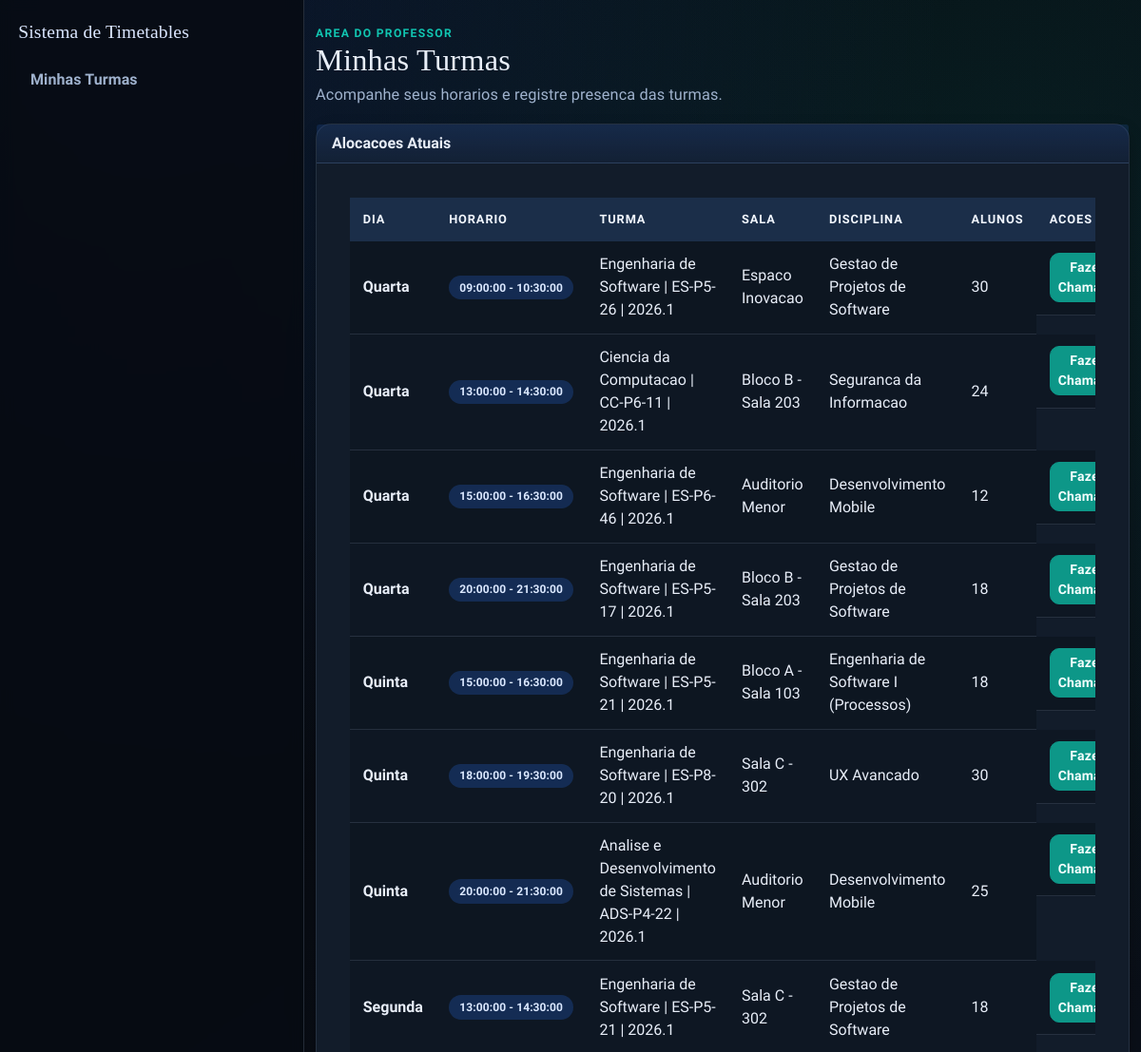
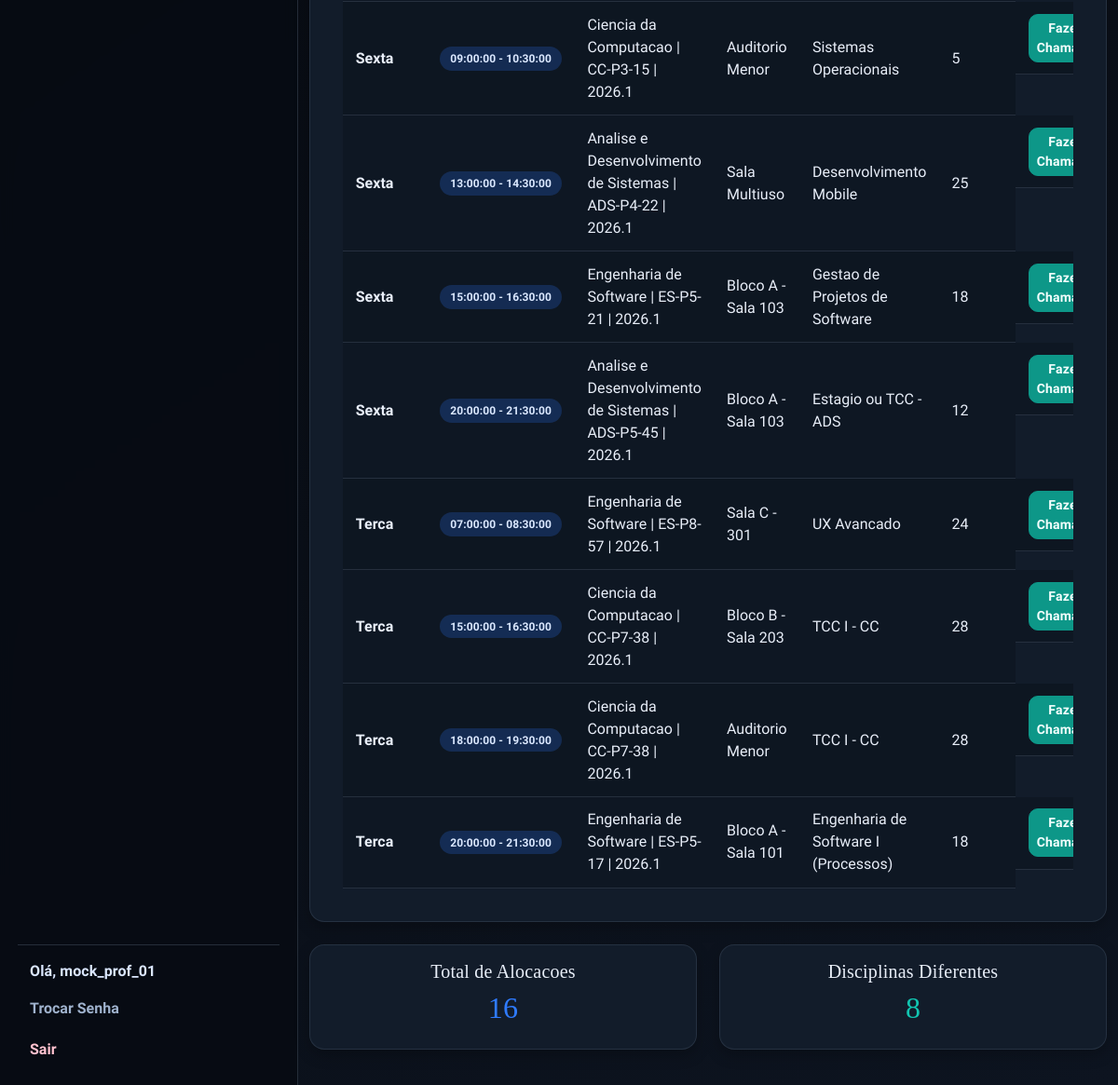
/professor (signed in), run on the app's committed database (2 pictures, top to bottom).
### app/models.py (models this page shows, shortened)
class User(UserMixin, db.Model):
    id = db.Column(db.Integer, primary_key=True)
    username = db.Column(db.String(64), unique=True, nullable=False)
    email = db.Column(db.String(120), unique=True, nullable=False)
    password_hash = db.Column(db.String(128))
    role = db.Column(db.String(20), default='professor')  # 'admin' or 'professor'
    disciplinas_aptas = db.relationship(
        "Disciplina",
        secondary=professor_disciplina,
        lazy="select",
        backref=db.backref("professores_aptos", lazy="select"),
    )
    def is_admin(self):
        return self.role == 'admin'

class Timetable(db.Model):
    id = db.Column(db.Integer, primary_key=True)
    dia = db.Column(db.String(20), nullable=False)  # e.g., 'Segunda', 'Terça'
    hora_inicio = db.Column(db.Time, nullable=False)
    hora_fim = db.Column(db.Time, nullable=False)
    sala_id = db.Column(db.Integer, db.ForeignKey('sala.id'), nullable=False)
    professor_id = db.Column(db.Integer, db.ForeignKey('user.id'), nullable=False)
    disciplina_id = db.Column(db.Integer, db.ForeignKey('disciplina.id'), nullable=False)
    turma_id = db.Column(db.Integer, db.ForeignKey("turma.id"), nullable=False)
    sala = db.relationship('Sala', backref='timetables')
    professor = db.relationship('User', backref='timetables')
    disciplina = db.relationship('Disciplina', backref='timetables')
    turma = db.relationship('Turma', backref='timetables')
    __table_args__ = (
        db.UniqueConstraint('dia', 'hora_inicio', 'hora_fim', 'sala_id', name='unique_dia_horario_sala'),
        db.UniqueConstraint('dia', 'hora_inicio', 'hora_fim', 'professor_id', name='unique_dia_horario_professor'),
        db.UniqueConstraint('dia', 'hora_inicio', 'hora_fim', 'turma_id', name='unique_dia_horario_turma'),
    )

class Curso(db.Model):
    id = db.Column(db.Integer, primary_key=True)
    nome = db.Column(db.String(120), nullable=False, unique=True)
    codigo = db.Column(db.String(20), nullable=False, unique=True)
    quantidade_periodos = db.Column(db.Integer, nullable=False, default=8)
    ativo = db.Column(db.Boolean, nullable=False, default=True)

class Turma(db.Model):
    id = db.Column(db.Integer, primary_key=True)
    curso_id = db.Column(db.Integer, db.ForeignKey("curso.id"), nullable=False)
    codigo = db.Column(db.String(30), nullable=False)
    semestre_letivo = db.Column(db.String(20), nullable=False)
    periodo = db.Column(db.Integer, nullable=False)
    quantidade_alunos = db.Column(db.Integer, nullable=True)
    ativa = db.Column(db.Boolean, nullable=False, default=True)
    curso = db.relationship("Curso", backref=db.backref("turmas", lazy="select"))
    __table_args__ = (
        db.UniqueConstraint("curso_id", "codigo", "semestre_letivo", name="unique_turma_codigo_semestre"),
    )

class Sala(db.Model):
    id = db.Column(db.Integer, primary_key=True)
    nome = db.Column(db.String(100), nullable=False)
    capacidade = db.Column(db.Integer, nullable=False)

class Disciplina(db.Model):
    id = db.Column(db.Integer, primary_key=True)
    nome = db.Column(db.String(100), nullable=False)
    codigo = db.Column(db.String(20), unique=True, nullable=False)

### app/routes/professor.py (the view)
@bp.route("/professor")
@login_required
@professor_required
def professor_dashboard():
    timetables = (
        Timetable.query.options(
            joinedload(Timetable.sala),
            joinedload(Timetable.disciplina),
            joinedload(Timetable.turma).joinedload(Turma.curso),
            joinedload(Timetable.turma).joinedload(Turma.matriculas).joinedload(Matricula.aluno),
        )
        .filter(Timetable.professor_id == current_user.id)
        .order_by(Timetable.dia.asc(), Timetable.hora_inicio.asc())
        .all()
    )
    return render_template("professor_dashboard.html", timetables=timetables)

### app/models.py (called while the page is built)
@login_manager.user_loader
def load_user(user_id):
    return db.session.get(User, int(user_id))

### app/routes/helpers.py (called while the page is built)
def professor_required_redirect():
    if getattr(current_user, "is_authenticated", False) and current_user.role == "professor":
        return None
    flash("Acesso restrito aos professores.", "danger")
    return redirect(url_for("main.index"))

def professor_required(view_func):
    @wraps(view_func)
    def wrapper(*args, **kwargs):
        guard = professor_required_redirect()
        if guard:
            return guard
        return view_func(*args, **kwargs)
    return wrapper

### templates/professor_dashboard.html (shortened to what this page needs)
{% extends "base.html" %}
{% block content %}
<section class="stagger-in">
  <div class="page-head">
    <div>
      <p class="eyebrow">Area do Professor</p>
      <h1>Minhas Turmas</h1>
      <p class="page-lead">Acompanhe seus horarios e registre presenca das turmas.</p>
    </div>
  </div>
  <div class="card">
    <div class="card-header">Alocacoes Atuais</div>
    <div class="card-body">
      {% if timetables %}
      <div class="table-shell">
        <div class="table-responsive">
          <table class="table table-hover">
            <thead>
              <tr>
                <th>Dia</th>
                <th>Horario</th>
                <th>Turma</th>
                <th>Sala</th>
                <th>Disciplina</th>
                <th>Alunos</th>
                <th>Acoes</th>
              </tr>
            </thead>
            <tbody>
              {% for t in timetables %}
              <tr>
                <td><strong>{{ t.dia }}</strong></td>
                <td><span class="badge bg-primary">{{ t.hora_inicio }} - {{ t.hora_fim }}</span></td>
                <td>
                  {% if t.turma %}
                  {{ t.turma.curso.nome if t.turma.curso else 'Curso' }} | {{ t.turma.codigo }} | {{ t.turma.semestre_letivo }}
                  {% else %}
                  <span class="text-muted">Sem turma</span>
                  {% endif %}
                </td>
                <td>{{ t.sala.nome if t.sala else 'Sala removida' }}</td>
                <td>{{ t.disciplina.nome if t.disciplina else 'Disciplina removida' }}</td>
                <td>{{ t.turma.matriculas|length if t.turma else 0 }}</td>
                <td class="actions-cell">
                  <a href="{{ url_for('main.professor_attendance', timetable_id=t.id) }}" class="btn btn-sm btn-success">
                    Fazer Chamada
                  </a>
                </td>
              </tr>
              {% endfor %}
            </tbody>
          </table>
        </div>
      </div>
      {% else %}
      <div class="empty-state">
        <h5>Nenhum horario alocado</h5>
        <p>Voce ainda nao possui turmas atribuidas. Fale com o administrador.</p>
      </div>
      {% endif %}
    </div>
  </div>
  {% if timetables %}
  <div class="row mt-4">
    <div class="col-md-6">
      <div class="card">
        <div class="card-body text-center">
          <h5 class="card-title">Total de Alocacoes</h5>
          <h2 class="text-primary">{{ timetables|length }}</h2>
        </div>
      </div>
    </div>
    <div class="col-md-6">
      <div class="card">
        <div class="card-body text-center">
          <h5 class="card-title">Disciplinas Diferentes</h5>
          <h2 class="text-success">{{ timetables|map(attribute='disciplina')|select|unique|list|length }}</h2>
        </div>
      </div>
    </div>
  </div>
  {% endif %}
</section>
{% endblock %}

### templates/base.html (shortened to what this page needs)
<!doctype html>
<html lang="pt-br">
  <head>
    <link
      href="https://cdn.jsdelivr.net/npm/bootstrap@5.1.3/dist/css/bootstrap.min.css"
      rel="stylesheet"
    />
    <link rel="stylesheet" href="{{ url_for('static', filename='css/styles.css') }}" />
  </head>
  <body>
    {% if current_user.is_authenticated %}
    <div class="app-shell">
      <aside class="app-sidebar">
        <a class="app-brand" href="{{ url_for('main.index') }}">Sistema de Timetables</a>
        <nav class="sidebar-nav">
          <ul class="nav flex-column gap-1">
            {% if current_user.is_admin() %}
            <li class="nav-item">
              <a class="sidebar-link" href="{{ url_for('main.admin_dashboard') }}">Dashboard</a>
            </li>
            <li class="nav-item">
              <a class="sidebar-link" href="{{ url_for('main.admin_insights') }}">Insights</a>
            </li>
            <li class="nav-item">
              <a class="sidebar-link" href="{{ url_for('main.salas') }}">Salas</a>
            </li>
            <li class="nav-item">
              <a class="sidebar-link" href="{{ url_for('main.cursos') }}">Cursos</a>
            </li>
            <li class="nav-item">
              <a class="sidebar-link" href="{{ url_for('main.grades') }}">Grades</a>
            </li>
            <li class="nav-item">
              <a class="sidebar-link" href="{{ url_for('main.horarios') }}">Hor&aacute;rios</a>
            </li>
            <li class="nav-item">
              <a class="sidebar-link" href="{{ url_for('main.turmas') }}">Turmas</a>
            </li>
            <li class="nav-item">
              <a class="sidebar-link" href="{{ url_for('main.disciplinas') }}">Disciplinas</a>
            </li>
            <li class="nav-item">
              <a class="sidebar-link" href="{{ url_for('main.professores') }}">Professores</a>
            </li>
            <li class="nav-item">
              <a class="sidebar-link" href="{{ url_for('main.alunos') }}">Alunos</a>
            </li>
            <li class="nav-item">
              <a class="sidebar-link" href="{{ url_for('main.matriculas') }}">Aloca&ccedil;&atilde;o de Alunos</a>
            </li>
            <li class="nav-item">
              <a class="sidebar-link" href="{{ url_for('main.new_timetable') }}">Nova Aloca&ccedil;&atilde;o</a>
            </li>
            {% else %}
            <li class="nav-item">
              <a class="sidebar-link" href="{{ url_for('main.professor_dashboard') }}">Minhas Turmas</a>
            </li>
            {% endif %}
          </ul>
        </nav>
        <div class="sidebar-user">
          <span class="sidebar-greeting">Ol&aacute;, {{ current_user.username }}</span>
          <a class="sidebar-link" href="{{ url_for('main.change_password') }}">Trocar Senha</a>
          <a class="sidebar-link sidebar-link-logout" href="{{ url_for('main.logout') }}">Sair</a>
        </div>
      </aside>
      <main class="app-content">
        <div class="container app-main">
    {% endif %}
      {% block content %}{% endblock %}
    {% if current_user.is_authenticated %}
        </div>
      </main>
    </div>
    {% else %}
    </main>
    {% endif %}
  </body>
</html>

### static/css/styles.css (style rules this page uses)
:root { --bg-1: #05070b; --bg-2: #0d1420; --surface: #121c2a; --surface-soft: #192636; --ink-1: #e8eef8; --ink-2: #9fb2cd; --line: #273954; --brand: #2f7bff; --brand-strong: #1f5fd0; --accent: #11c5b1; --accent-strong: #0d9788; --ok: #22c55e; --danger: #f25f7a; --warning: #f4b642; --radius-lg: 16px; --radius-md: 10px; --shadow-soft: 0 10px 26px rgba(0, 0, 0, 0.3); --shadow-subtle: 0 6px 16px rgba(0, 0, 0, 0.24); }
* { box-sizing: border-box; }
body { margin: 0; min-height: 100vh; font-family: "Source Sans 3", "Trebuchet MS", sans-serif; color: var(--ink-1); background: radial-gradient(circle at 12% 0%, rgba(47, 123, 255, 0.14), transparent 34%), radial-gradient(circle at 88% 10%, rgba(17, 197, 177, 0.1), transparent 36%), linear-gradient(145deg, var(--bg-1) 0%, var(--bg-2) 100%); }
body::before { content: ""; position: fixed; inset: 0; pointer-events: none; background-image: linear-gradient(rgba(255, 255, 255, 0.02) 1px, transparent 1px), linear-gradient(90deg, rgba(255, 255, 255, 0.02) 1px, transparent 1px); background-size: 42px 42px; opacity: 0.36; z-index: -1; }
h1, h2, h3, h4, h5, h6, .app-brand { font-family: "Bree Serif", Georgia, serif; letter-spacing: 0.2px; }
h1 { margin: 0; font-size: clamp(1.8rem, 2.7vw, 2.4rem); color: var(--ink-1); }
p, label, span, li, input, select, button { letter-spacing: 0.1px; }
.app-shell { display: flex; min-height: 100vh; }
.app-sidebar { width: min(320px, 92vw); display: flex; flex-direction: column; gap: 1rem; padding: 1.2rem; border-right: 1px solid rgba(159, 178, 205, 0.2); background: rgba(7, 12, 19, 0.9); backdrop-filter: blur(8px); }
.app-brand { display: inline-flex; align-items: center; color: #dbe7ff; font-size: 1.22rem; text-decoration: none; }
.sidebar-nav { flex: 1; overflow-y: auto; padding-right: 0.2rem; }
.sidebar-link { display: block; width: 100%; color: var(--ink-2); font-weight: 700; text-decoration: none; border-radius: 999px; padding: 0.45rem 0.8rem; transition: background 0.2s ease, color 0.2s ease; }
.sidebar-user { display: grid; gap: 0.35rem; padding-top: 0.8rem; border-top: 1px solid rgba(159, 178, 205, 0.2); }
.sidebar-greeting { color: #dbe7ff; font-weight: 700; padding: 0.2rem 0.8rem; }
.sidebar-link-logout { color: #ffc2cf; }
.app-content { flex: 1; min-width: 0; }
.app-main { padding-top: 1.6rem; padding-bottom: 2.4rem; }
.page-head { display: flex; flex-wrap: wrap; align-items: center; justify-content: space-between; gap: 0.8rem; margin-bottom: 1.15rem; }
.page-lead { margin: 0.3rem 0 0; color: var(--ink-2); font-size: 1.02rem; }
.eyebrow { margin: 0; text-transform: uppercase; font-size: 0.76rem; letter-spacing: 1.3px; color: var(--accent); font-weight: 800; }
.form-shell, .table-shell, .section-shell { padding: 1.2rem; }
.table-shell { overflow: hidden; }
.card { background: var(--surface); border: 1px solid rgba(159, 178, 205, 0.14); border-radius: var(--radius-lg); box-shadow: var(--shadow-subtle); transition: border-color 0.2s ease, box-shadow 0.2s ease; }
.card-header { border: 0; border-bottom: 1px solid rgba(159, 178, 205, 0.16); background: linear-gradient(180deg, rgba(47, 123, 255, 0.15), rgba(47, 123, 255, 0.05)); color: var(--ink-1); font-weight: 700; }
.table { margin-bottom: 0; border-collapse: separate; border-spacing: 0; }
.table thead th { background: #1b2e49; color: #f2f7ff; border: none; font-size: 0.8rem; text-transform: uppercase; letter-spacing: 0.9px; font-weight: 700; padding: 0.85rem; }
.table tbody td { border-color: rgba(159, 178, 205, 0.16); color: var(--ink-1); padding: 0.78rem 0.85rem; vertical-align: middle; background: rgba(10, 16, 25, 0.46); }
.table tbody tr:nth-child(even) td { background: rgba(13, 21, 33, 0.6); }
.btn { border-radius: 10px; font-weight: 700; letter-spacing: 0.2px; border-width: 1px; transition: background-color 0.2s ease, border-color 0.2s ease, color 0.2s ease; }
.btn-success { color: #f3fffd; background: var(--accent-strong); border-color: var(--accent-strong); }
.actions-cell { display: flex; align-items: center; flex-wrap: wrap; gap: 0.45rem; }
.actions-cell .btn { margin: 0; }
.badge.bg-primary { background: rgba(47, 123, 255, 0.22) !important; color: #dbe8ff; font-weight: 700; padding: 0.42rem 0.7rem; border-radius: 999px; }
.text-primary { color: var(--brand) !important; }
.text-success { color: var(--accent) !important; }
.stagger-in { animation: riseIn 0.45s ease both; }

### data on the page
User: username "mock_prof_01"
Timetable: dia "Quarta", hora_inicio "09:00:00", hora_fim "10:30:00", turma.curso "Engenharia de Software", turma.codigo "ES-P5-26", turma.semestre_letivo "2026.1", sala "Espaco Inovacao", disciplina "Gestao de Projetos de Software", turma.matriculas|length "30"
Timetable: dia "Quarta", hora_inicio "13:00:00", hora_fim "14:30:00", turma.curso "Ciencia da Computacao", turma.codigo "CC-P6-11", turma.semestre_letivo "2026.1", sala "Bloco B - Sala 203", disciplina "Seguranca da Informacao", turma.matriculas|length "24"
Timetable: dia "Quarta", hora_inicio "15:00:00", hora_fim "16:30:00", turma.curso "Engenharia de Software", turma.codigo "ES-P6-46", turma.semestre_letivo "2026.1", sala "Auditorio Menor", disciplina "Desenvolvimento Mobile", turma.matriculas|length "12"
Timetable: dia "Quarta", hora_inicio "20:00:00", hora_fim "21:30:00", turma.curso "Engenharia de Software", turma.codigo "ES-P5-17", turma.semestre_letivo "2026.1", sala "Bloco B - Sala 203", disciplina "Gestao de Projetos de Software", turma.matriculas|length "18"
Timetable: dia "Quinta", hora_inicio "15:00:00", hora_fim "16:30:00", turma.curso "Engenharia de Software", turma.codigo "ES-P5-21", turma.semestre_letivo "2026.1", sala "Bloco A - Sala 103", disciplina "Engenharia de Software I (Processos)", turma.matriculas|length "18"
Timetable: dia "Quinta", hora_inicio "18:00:00", hora_fim "19:30:00", turma.curso "Engenharia de Software", turma.codigo "ES-P8-20", turma.semestre_letivo "2026.1", sala "Sala C - 302", disciplina "UX Avancado", turma.matriculas|length "30"
Timetable: dia "Quinta", hora_inicio "20:00:00", hora_fim "21:30:00", turma.curso "Analise e Desenvolvimento de Sistemas", turma.codigo "ADS-P4-22", turma.semestre_letivo "2026.1", sala "Auditorio Menor", disciplina "Desenvolvimento Mobile", turma.matriculas|length "25"
Timetable: dia "Segunda", hora_inicio "13:00:00", hora_fim "14:30:00", turma.curso "Engenharia de Software", turma.codigo "ES-P5-21", turma.semestre_letivo "2026.1", sala "Sala C - 302", disciplina "Gestao de Projetos de Software", turma.matriculas|length "18"
Timetable: dia "Sexta", hora_inicio "09:00:00", hora_fim "10:30:00", turma.curso "Ciencia da Computacao", turma.codigo "CC-P3-15", turma.semestre_letivo "2026.1", sala "Auditorio Menor", disciplina "Sistemas Operacionais", turma.matriculas|length "5"
Timetable: dia "Sexta", hora_inicio "13:00:00", hora_fim "14:30:00", turma.curso "Analise e Desenvolvimento de Sistemas", turma.codigo "ADS-P4-22", turma.semestre_letivo "2026.1", sala "Sala Multiuso", disciplina "Desenvolvimento Mobile", turma.matriculas|length "25"
Timetable: dia "Sexta", hora_inicio "15:00:00", hora_fim "16:30:00", turma.curso "Engenharia de Software", turma.codigo "ES-P5-21", turma.semestre_letivo "2026.1", sala "Bloco A - Sala 103", disciplina "Gestao de Projetos de Software", turma.matriculas|length "18"
Timetable: dia "Sexta", hora_inicio "20:00:00", hora_fim "21:30:00", turma.curso "Analise e Desenvolvimento de Sistemas", turma.codigo "ADS-P5-45", turma.semestre_letivo "2026.1", sala "Bloco A - Sala 103", disciplina "Estagio ou TCC - ADS", turma.matriculas|length "12"
Timetable: dia "Terca", hora_inicio "07:00:00", hora_fim "08:30:00", turma.curso "Engenharia de Software", turma.codigo "ES-P8-57", turma.semestre_letivo "2026.1", sala "Sala C - 301", disciplina "UX Avancado", turma.matriculas|length "24"
Timetable: dia "Terca", hora_inicio "15:00:00", hora_fim "16:30:00", turma.curso "Ciencia da Computacao", turma.codigo "CC-P7-38", turma.semestre_letivo "2026.1", sala "Bloco B - Sala 203", disciplina "TCC I - CC", turma.matriculas|length "28"
Timetable: dia "Terca", hora_inicio "18:00:00", hora_fim "19:30:00", turma.curso "Ciencia da Computacao", turma.codigo "CC-P7-38", turma.semestre_letivo "2026.1", sala "Auditorio Menor", disciplina "TCC I - CC", turma.matriculas|length "28"
Timetable: dia "Terca", hora_inicio "20:00:00", hora_fim "21:30:00", turma.curso "Engenharia de Software", turma.codigo "ES-P5-17", turma.semestre_letivo "2026.1", sala "Bloco A - Sala 101", disciplina "Engenharia de Software I (Processos)", turma.matriculas|length "18"

### other printed values
{{ timetables|length }} "16"
{{ timetables|map(attribute='disciplina')|select|unique|list|length }} "8"
